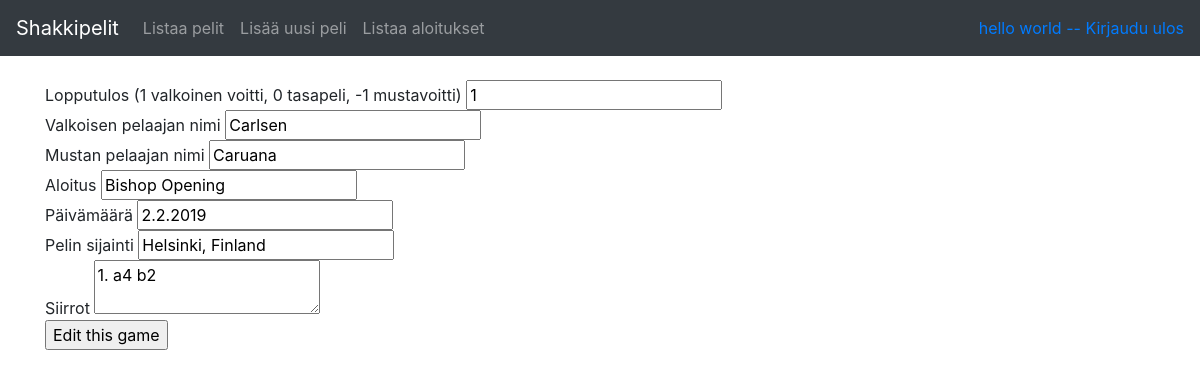
Before: /games/1/edit (signed in) with the older database file.
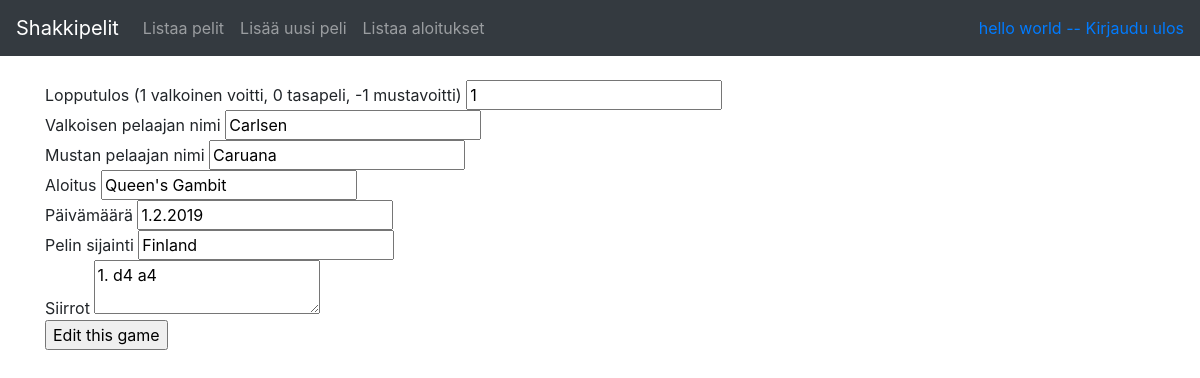
After: the same page with the newer database file.
### app/games/models.py (models this page shows, shortened)
class Game(db.Model):
    id = db.Column(db.Integer, primary_key=True)
    date_created = db.Column(db.DateTime, default=db.func.current_timestamp())
    date_modified = db.Column(db.DateTime, default=db.func.current_timestamp(),
    onupdate=db.func.current_timestamp())
    white_player = db.Column(db.String(144), nullable=False)
    black_player = db.Column(db.String(144), nullable=False)
    game_date = db.Column(db.String(144), nullable=False)
    game_location = db.Column(db.String(144), nullable=True)
    result = db.Column(db.Integer, nullable=True) # 1 for white, 0 for draw, -1 for black
    opening = db.Column(db.String(144), nullable=True)
    moves = db.Column(db.String(1000), nullable=True)
    account_id = db.Column(db.Integer, db.ForeignKey('account.id'), nullable=False)

### app/games/views.py (the view)
@app.route("/games/<game_id>/edit", methods=["GET"])
@login_required
def game_edit_view(game_id):
    return render_template("games/edit.html", game = Game.query.get(game_id))

### app/__init__.py (called while the page is built)
@login_manager.user_loader
def load_user(user_id):
    return User.query.get(user_id)

### app/templates/games/edit.html
{% extends "layout.html" %}
{% block body %}
<form method="PUT" action="{{ url_for('game_edit', game_id=game.id) }}">
  <span>Lopputulos (1 valkoinen voitti, 0 tasapeli, -1 mustavoitti)</span>
  <input type="text" name="result" value="{{ game.result }}"/><br/>
  <span>Valkoisen pelaajan nimi</span>
  <input name="whitePlayer" value="{{ game.white_player }}"/><br/>
  <span>Mustan pelaajan nimi</span>
  <input name="blackPlayer" value="{{ game.black_player }}"/><br/>
  <span>Aloitus</span>
  <input type="text" name="opening" value="{{ game.opening }}"/><br/>
  <span>Päivämäärä</span>
  <input type="text" name="game_date" value="{{ game.game_date }}"/><br/>
  <span>Pelin sijainti</span>
  <input type="text" name="game_location" value="{{ game.game_location }}"/><br/>
  <span>Siirrot</span>
  <textarea type="text" name="moves">{{ game.moves }}</textarea><br/>
  <input type="submit" value="Edit this game"/>
</form>
{% endblock %}

Changed rows visible on the page:
changed Game "Carlsen": opening "Bishop Opening" → "Queen's Gambit"; game_date "2.2.2019" → "1.2.2019"; game_location "Helsinki, Finland" → "Finland"; moves "1. a4 b2" → "1. d4 a4"
